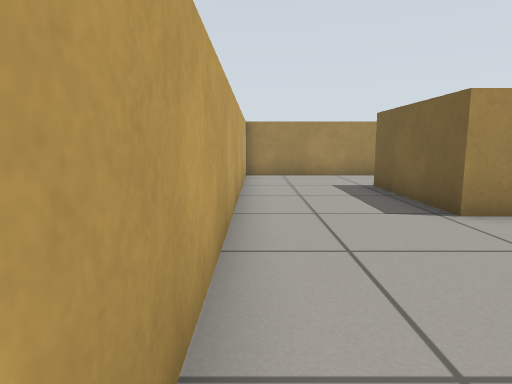
View 1 (above)

16 first-person views from a walk through a world built for the Gazebo simulator. The camera is 0.57 m above the floor, tilts 8° down and sees 75° across. The floor is counted in squares, 0.5 m on a side. Each view is taken from the middle of a square. On the plan, view 1 faces up. The plan holds only what a view shows up to about 13 squares ahead; the rest is blank.

View 2
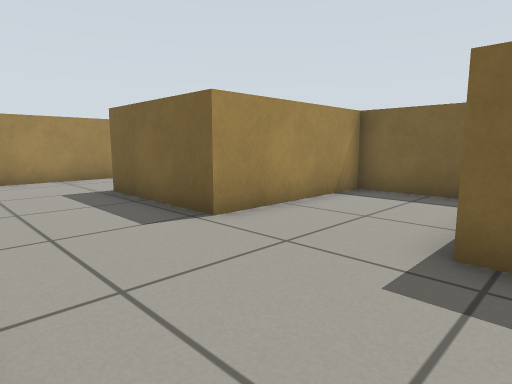

View 3
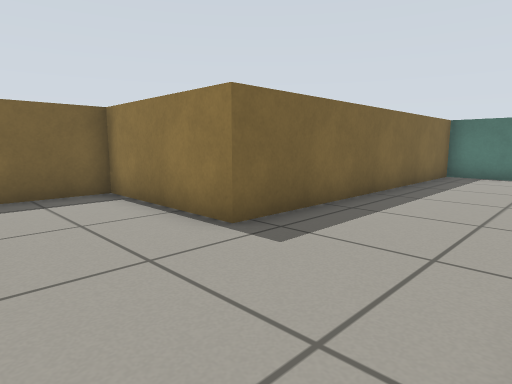

View 4
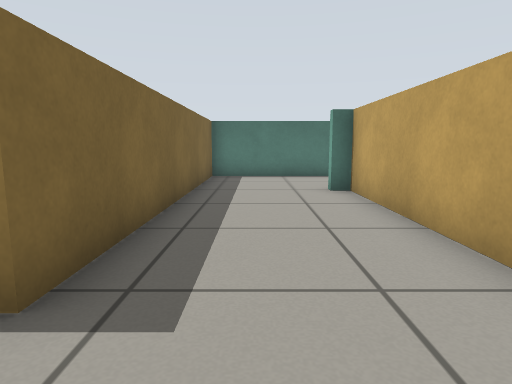

View 5
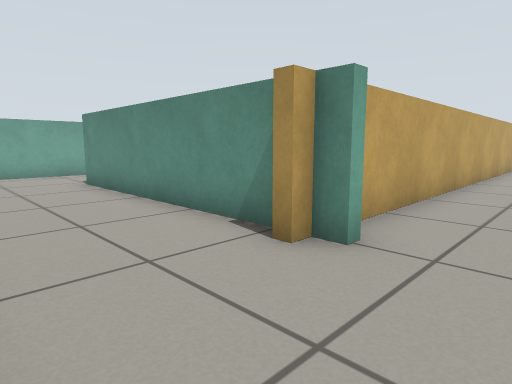

View 6
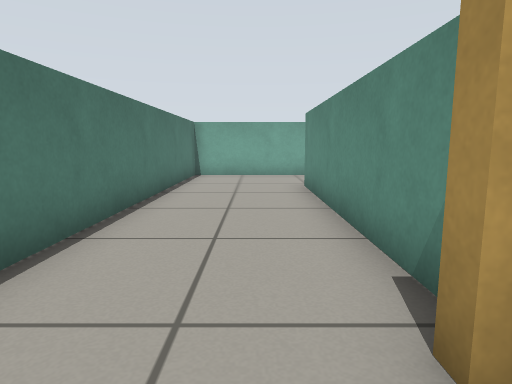

View 7
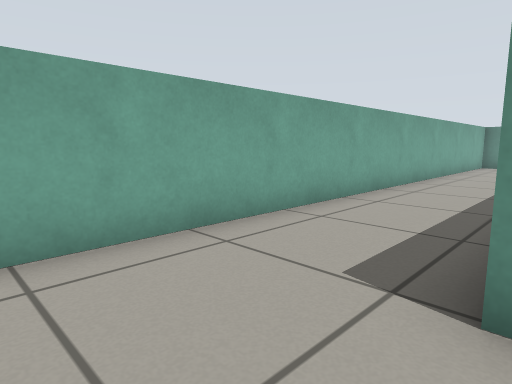

View 8
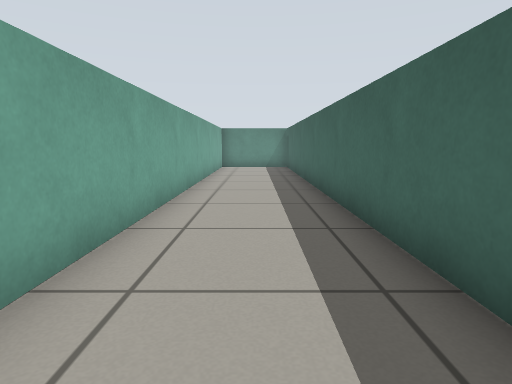

View 9
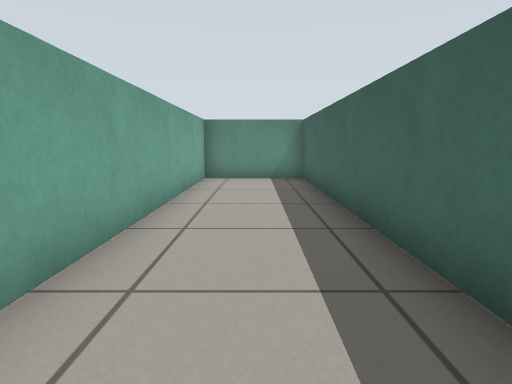

View 10
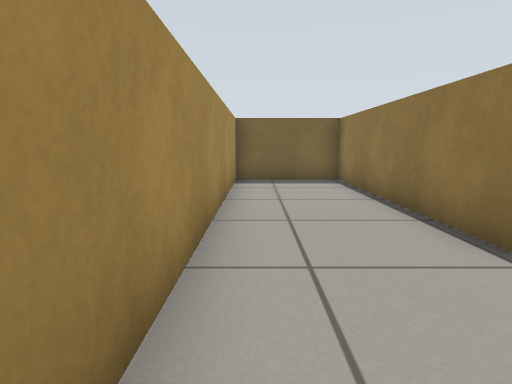

View 11
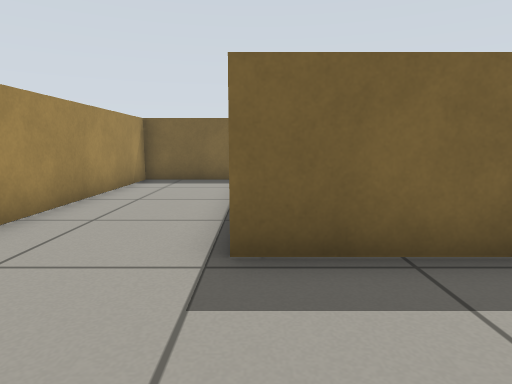

View 12
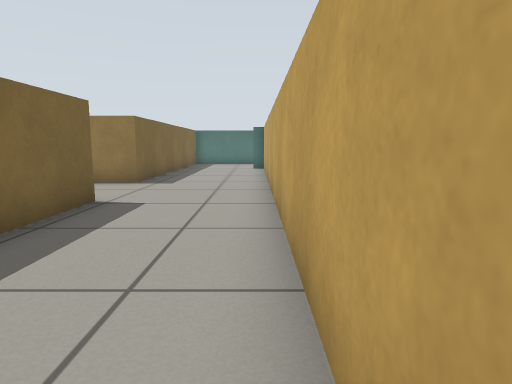

View 13
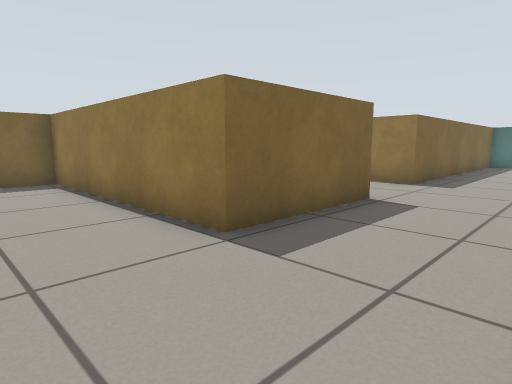

View 14
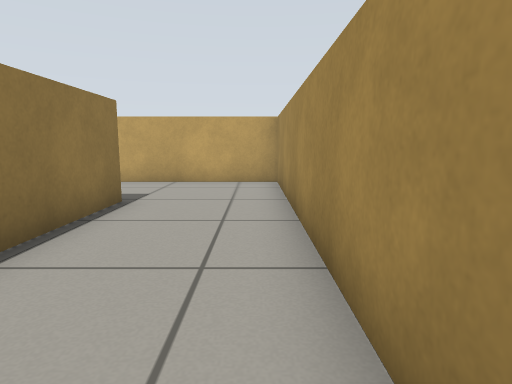

View 15
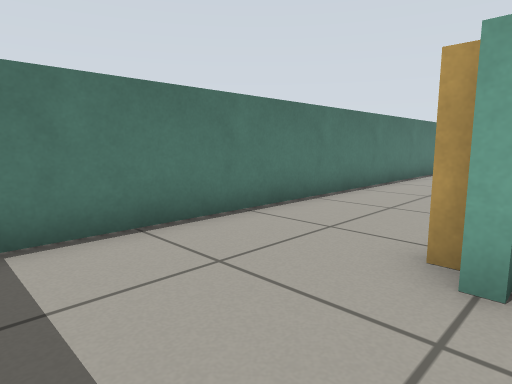

View 16
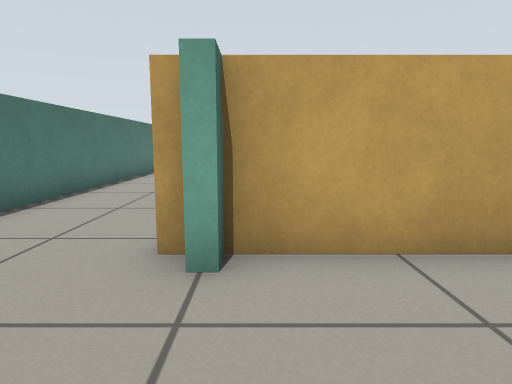

### Floor plan
Points are (right, up) in squares from view 1. A wall is a line through its corners. A room is listed if a view was taken in it or the views show most of it. See-through windows are left out.
Room 1 (views 1, 2, 3, 4, 5, 6, 7, 8, 9, 10, 11, 12, 13, 14, 15, 16)
walls: (-1, -4.6) (-8.5, -4.6); (-8.4, -3.1) (-8.4, 12.7) (-11.8, 12.7) (-11.8, -8.3) (3.6, -8.3) (3.6, 1.9) (8, 1.9) (8, 5.3) (3.3, 5.3) (3.3, 9.3) (11, 9.3) (11, 12.7) (-0.4, 12.7) (-0.4, -4.3) (0.1, -4.3) (0.1, -4.6) (-0.4, -4.6) (-0.4, -5.1)

Where each view was taken, in squares from view 1:
view 1: 0 up, 0 right, facing up
view 2: 1 up, 0 right, facing up-right
view 3: 5 up, 0 right, facing down-right
view 4: 4 up, 2 right, facing down
view 5: 8 down, 2 right, facing up-left
view 6: 6 down, 1 right, facing left
view 7: 7 down, 8 left, facing up-left
view 8: 5 down, 10 left, facing up
view 9: 1 up, 10 left, facing up
view 10: 12 up, 0 right, facing right
view 11: 9 up, 0 right, facing right
view 12: 12 up, 0 right, facing down
view 13: 12 up, 0 right, facing down-right
view 14: 12 up, 10 right, facing left
view 15: 4 down, 3 right, facing down-left
view 16: 4 down, 3 right, facing left
